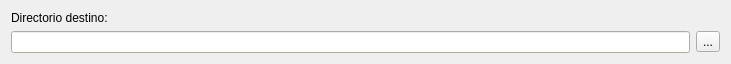
          <widget class="QWidget" name="layoutWidget">
           <property name="geometry">
            <rect>
             <x>10</x>
             <y>10</y>
             <width>731</width>
             <height>56</height>
            </rect>
           </property>
           <layout class="QVBoxLayout" name="verticalLayout_10">
            <item>
             <widget class="QLabel" name="label_10">
              <property name="text">
               <string>Directorio destino:</string>
              </property>
             </widget>
            </item>
            <item>
             <layout class="QHBoxLayout" name="horizontalLayout_4">
              <item>
               <widget class="QLineEdit" name="txtDestino">
                <property name="palette">
                 <palette>
                  <active>
                   <colorrole role="WindowText">
                    <brush brushstyle="SolidPattern">
                     <color alpha="255">
                      <red>0</red>
                      <green>0</green>
                      <blue>0</blue>
                     </color>
                    </brush>
                   </colorrole>
                   <colorrole role="Button">
                    <brush brushstyle="SolidPattern">
                     <color alpha="255">
                      <red>244</red>
                      <green>244</green>
                      <blue>221</blue>
                     </color>
                    </brush>
                   </colorrole>
                   <colorrole role="Light">
                    <brush brushstyle="SolidPattern">
                     <color alpha="255">
                      <red>255</red>
                      <green>255</green>
                      <blue>255</blue>
                     </color>
                    </brush>
                   </colorrole>
                   <colorrole role="Midlight">
                    <brush brushstyle="SolidPattern">
                     <color alpha="255">
                      <red>249</red>
                      <green>249</green>
                      <blue>238</blue>
                     </color>
                    </brush>
                   </colorrole>
                   <colorrole role="Dark">
                    <brush brushstyle="SolidPattern">
                     <color alpha="255">
                      <red>122</red>
                      <green>122</green>
                      <blue>110</blue>
                     </color>
                    </brush>
                   </colorrole>
                   <colorrole role="Mid">
                    <brush brushstyle="SolidPattern">
                     <color alpha="255">
                      <red>163</red>
                      <green>163</green>
                      <blue>147</blue>
                     </color>
                    </brush>
                   </colorrole>
                   <colorrole role="Text">
                    <brush brushstyle="SolidPattern">
                     <color alpha="255">
                      <red>0</red>
                      <green>0</green>
                      <blue>0</blue>
                     </color>
                    </brush>
                   </colorrole>
                   <colorrole role="BrightText">
                    <brush brushstyle="SolidPattern">
                     <color alpha="255">
                      <red>255</red>
                      <green>255</green>
                      <blue>255</blue>
                     </color>
                    </brush>
                   </colorrole>
                   <colorrole role="ButtonText">
                    <brush brushstyle="SolidPattern">
                     <color alpha="255">
                      <red>0</red>
                      <green>0</green>
                      <blue>0</blue>
                     </color>
                    </brush>
                   </colorrole>
                   <colorrole role="Base">
                    <brush brushstyle="SolidPattern">
                     <color alpha="255">
                      <red>255</red>
                      <green>255</green>
                      <blue>255</blue>
                     </color>
                    </brush>
                   </colorrole>
                   <colorrole role="Window">
                    <brush brushstyle="SolidPattern">
                     <color alpha="255">
                      <red>244</red>
                      <green>244</green>
                      <blue>221</blue>
                     </color>
                    </brush>
                   </colorrole>
                   <colorrole role="Shadow">
                    <brush brushstyle="SolidPattern">
                     <color alpha="255">
                      <red>0</red>
                      <green>0</green>
                      <blue>0</blue>
                     </color>
                    </brush>
                   </colorrole>
                   <colorrole role="AlternateBase">
                    <brush brushstyle="SolidPattern">
                     <color alpha="255">
                      <red>249</red>
                      <green>249</green>
                      <blue>238</blue>
                     </color>
                    </brush>
                   </colorrole>
                   <colorrole role="ToolTipBase">
                    <brush brushstyle="SolidPattern">
                     <color alpha="255">
                      <red>255</red>
                      <green>255</green>
                      <blue>220</blue>
                     </color>
                    </brush>
                   </colorrole>
                   <colorrole role="ToolTipText">
                    <brush brushstyle="SolidPattern">
                     <color alpha="255">
                      <red>0</red>
                      <green>0</green>
                      <blue>0</blue>
                     </color>
                    </brush>
                   </colorrole>
                  </active>
                  <inactive>
                   <colorrole role="WindowText">
                    <brush brushstyle="SolidPattern">
                     <color alpha="255">
                      <red>0</red>
                      <green>0</green>
                      <blue>0</blue>
                     </color>
                    </brush>
                   </colorrole>
                   <colorrole role="Button">
                    <brush brushstyle="SolidPattern">
                     <color alpha="255">
                      <red>244</red>
                      <green>244</green>
                      <blue>221</blue>
                     </color>
                    </brush>
                   </colorrole>
                   <colorrole role="Light">
                    <brush brushstyle="SolidPattern">
                     <color alpha="255">
                      <red>255</red>
                      <green>255</green>
                      <blue>255</blue>
                     </color>
                    </brush>
                   </colorrole>
                   <colorrole role="Midlight">
                    <brush brushstyle="SolidPattern">
                     <color alpha="255">
                      <red>249</red>
                      <green>249</green>
                      <blue>238</blue>
                     </color>
                    </brush>
                   </colorrole>
                   <colorrole role="Dark">
                    <brush brushstyle="SolidPattern">
                     <color alpha="255">
                      <red>122</red>
                      <green>122</green>
                      <blue>110</blue>
                     </color>
                    </brush>
                   </colorrole>
                   <colorrole role="Mid">
                    <brush brushstyle="SolidPattern">
                     <color alpha="255">
                      <red>163</red>
                      <green>163</green>
                      <blue>147</blue>
                     </color>
                    </brush>
                   </colorrole>
                   <colorrole role="Text">
                    <brush brushstyle="SolidPattern">
                     <color alpha="255">
                      <red>0</red>
                      <green>0</green>
                      <blue>0</blue>
                     </color>
                    </brush>
                   </colorrole>
                   <colorrole role="BrightText">
                    <brush brushstyle="SolidPattern">
                     <color alpha="255">
                      <red>255</red>
                      <green>255</green>
                      <blue>255</blue>
                     </color>
                    </brush>
                   </colorrole>
                   <colorrole role="ButtonText">
                    <brush brushstyle="SolidPattern">
                     <color alpha="255">
                      <red>0</red>
                      <green>0</green>
                      <blue>0</blue>
                     </color>
                    </brush>
                   </colorrole>
                   <colorrole role="Base">
                    <brush brushstyle="SolidPattern">
                     <color alpha="255">
                      <red>255</red>
                      <green>255</green>
                      <blue>255</blue>
                     </color>
                    </brush>
                   </colorrole>
                   <colorrole role="Window">
                    <brush brushstyle="SolidPattern">
                     <color alpha="255">
                      <red>244</red>
                      <green>244</green>
                      <blue>221</blue>
                     </color>
                    </brush>
                   </colorrole>
                   <colorrole role="Shadow">
                    <brush brushstyle="SolidPattern">
                     <color alpha="255">
                      <red>0</red>
                      <green>0</green>
                      <blue>0</blue>
                     </color>
                    </brush>
                   </colorrole>
                   <colorrole role="AlternateBase">
                    <brush brushstyle="SolidPattern">
                     <color alpha="255">
                      <red>249</red>
                      <green>249</green>
                      <blue>238</blue>
                     </color>
                    </brush>
                   </colorrole>
                   <colorrole role="ToolTipBase">
                    <brush brushstyle="SolidPattern">
                     <color alpha="255">
                      <red>255</red>
                      <green>255</green>
                      <blue>220</blue>
                     </color>
                    </brush>
                   </colorrole>
                   <colorrole role="ToolTipText">
                    <brush brushstyle="SolidPattern">
                     <color alpha="255">
                      <red>0</red>
                      <green>0</green>
                      <blue>0</blue>
                     </color>
                    </brush>
                   </colorrole>
                  </inactive>
                  <disabled>
                   <colorrole role="WindowText">
                    <brush brushstyle="SolidPattern">
                     <color alpha="255">
                      <red>122</red>
                      <green>122</green>
                      <blue>110</blue>
                     </color>
                    </brush>
                   </colorrole>
                   <colorrole role="Button">
                    <brush brushstyle="SolidPattern">
                     <color alpha="255">
                      <red>244</red>
                      <green>244</green>
                      <blue>221</blue>
                     </color>
                    </brush>
                   </colorrole>
                   <colorrole role="Light">
                    <brush brushstyle="SolidPattern">
                     <color alpha="255">
                      <red>255</red>
                      <green>255</green>
                      <blue>255</blue>
                     </color>
                    </brush>
                   </colorrole>
                   <colorrole role="Midlight">
                    <brush brushstyle="SolidPattern">
                     <color alpha="255">
                      <red>249</red>
                      <green>249</green>
                      <blue>238</blue>
                     </color>
                    </brush>
                   </colorrole>
                   <colorrole role="Dark">
                    <brush brushstyle="SolidPattern">
                     <color alpha="255">
                      <red>122</red>
                      <green>122</green>
                      <blue>110</blue>
                     </color>
                    </brush>
                   </colorrole>
                   <colorrole role="Mid">
                    <brush brushstyle="SolidPattern">
                     <color alpha="255">
                      <red>163</red>
                      <green>163</green>
                      <blue>147</blue>
                     </color>
                    </brush>
                   </colorrole>
                   <colorrole role="Text">
                    <brush brushstyle="SolidPattern">
                     <color alpha="255">
                      <red>122</red>
                      <green>122</green>
                      <blue>110</blue>
                     </color>
                    </brush>
                   </colorrole>
                   <colorrole role="BrightText">
                    <brush brushstyle="SolidPattern">
                     <color alpha="255">
                      <red>255</red>
                      <green>255</green>
                      <blue>255</blue>
                     </color>
                    </brush>
                   </colorrole>
                   <colorrole role="ButtonText">
                    <brush brushstyle="SolidPattern">
                     <color alpha="255">
                      <red>122</red>
                      <green>122</green>
                      <blue>110</blue>
                     </color>
                    </brush>
                   </colorrole>
                   <colorrole role="Base">
                    <brush brushstyle="SolidPattern">
                     <color alpha="255">
                      <red>244</red>
                      <green>244</green>
                      <blue>221</blue>
                     </color>
                    </brush>
                   </colorrole>
                   <colorrole role="Window">
                    <brush brushstyle="SolidPattern">
                     <color alpha="255">
                      <red>244</red>
                      <green>244</green>
                      <blue>221</blue>
                     </color>
                    </brush>
                   </colorrole>
                   <colorrole role="Shadow">
                    <brush brushstyle="SolidPattern">
                     <color alpha="255">
                      <red>0</red>
                      <green>0</green>
                      <blue>0</blue>
                     </color>
                    </brush>
                   </colorrole>
                   <colorrole role="AlternateBase">
                    <brush brushstyle="SolidPattern">
                     <color alpha="255">
                      <red>244</red>
                      <green>244</green>
                      <blue>221</blue>
                     </color>
                    </brush>
                   </colorrole>
                   <colorrole role="ToolTipBase">
                    <brush brushstyle="SolidPattern">
                     <color alpha="255">
                      <red>255</red>
                      <green>255</green>
                      <blue>220</blue>
                     </color>
                    </brush>
                   </colorrole>
                   <colorrole role="ToolTipText">
                    <brush brushstyle="SolidPattern">
                     <color alpha="255">
                      <red>0</red>
                      <green>0</green>
                      <blue>0</blue>
                     </color>
                    </brush>
                   </colorrole>
                  </disabled>
                 </palette>
                </property>
                <property name="toolTip">
                 <string>&lt;html&gt;&lt;head/&gt;&lt;body&gt;&lt;p&gt;Directorio donde se van a guardar los archivos generados&lt;/p&gt;&lt;/body&gt;&lt;/html&gt;</string>
                </property>
               </widget>
              </item>
              <item>
               <widget class="QToolButton" name="btnAbrirDestino">
                <property name="text">
                 <string>...</string>
                </property>
               </widget>
              </item>
             </layout>
            </item>
           </layout>
          </widget>
